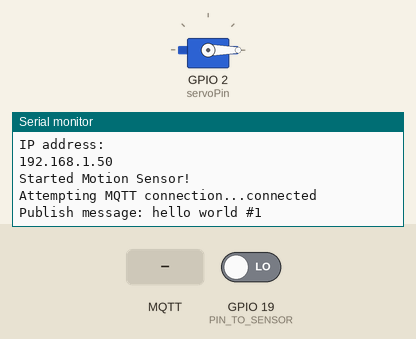
Recording of a sketch running on a simulated ESP32. On the bench: servo, the last lines printed to the serial monitor. The inputs (shaded band) are chosen by the test bench; at power-on: GPIO 19 (PIN_TO_SENSOR) LOW. WiFi joins after 1.5 s; servers stay silent unless stated; random numbers use the default seed unless the sketch sets one; no MQTT or app messages arrive unless stated.

Above: at 2.7 s.
2.8 s: MQTT message "1" arrives on the first subscribed topic
At 3.8 s:
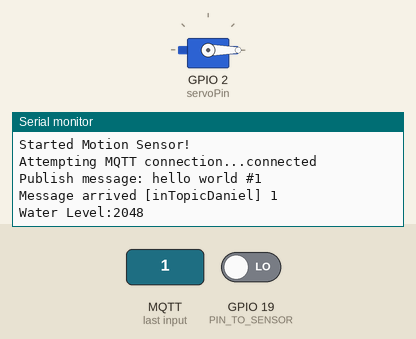
4.3 s: MQTT message "on" arrives on the first subscribed topic
At 5.5 s:
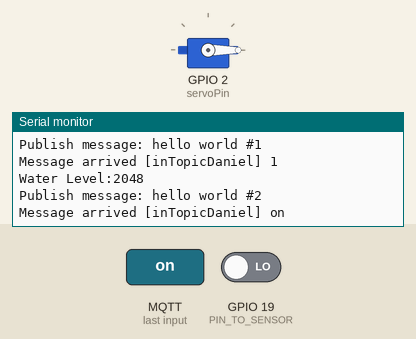
5.8 s: MQTT message "off" arrives on the first subscribed topic
At 5.96 s:
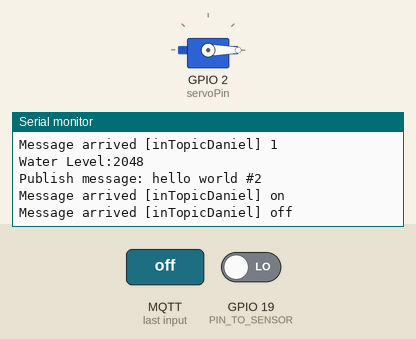
Timing chart, 0 to 8.8 s (numbered marks = the images above; inputs shaded):
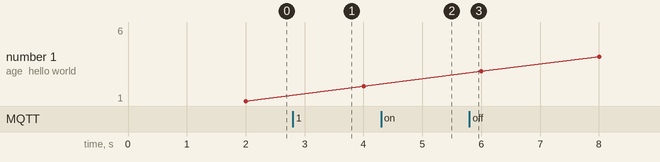

Measured:
- after the input at 2.8 s, the serial monitor: prints a new line at once (image 1)
- after the input at 4.3 s, the serial monitor: prints a new line at once (image 2)
- after the input at 5.8 s, the serial monitor: prints a new line at once (image 3)

The sketch:

Mqtt_esp32_sensors_servo_project.ino
```cpp
#include <WiFi.h>
#include <PubSubClient.h>
#include <ESP32Servo.h>
//Defining pins for water level sensor
#define POWER 33
#define SIGNAL 32

//Variables for the Motion  sensor
const int PIN_TO_SENSOR = 19; // GPIO19 pin connected to OUTPUT pin of sensor
int pinStateCurrent   = LOW;  // current state of pin
int pinStatePrevious  = LOW;  // previous state of pin

//Variables for water level sensor
int valueSensor=0;
int level=0;

//Servo Variables
Servo myservo;  // create servo object to control a servo
int pos = 0;    // variable to store the servo position
// Recommended PWM GPIO pins on the ESP32 include 2,4,12-19,21-23,25-27,32-33
int servoPin = 2;


// Update these with values suitable for your network.
const char* ssid = "Wifi-Name";
const char* password = NULL;
const char* mqtt_server = "test.mosquitto.org";

WiFiClient espClient;
PubSubClient client(espClient);
unsigned long lastMsg = 0;
#define MSG_BUFFER_SIZE	(50)
char msg[MSG_BUFFER_SIZE];
int value = 0;

void setup_wifi() {

  delay(10);
  // We start by connecting to a WiFi network
  Serial.println();
  Serial.print("Connecting to ");
  Serial.println(ssid);

  WiFi.mode(WIFI_STA);
  WiFi.begin(ssid, password);

  while (WiFi.status() != WL_CONNECTED) {
    delay(500);
    Serial.print(".");
  }

  randomSeed(micros());

  Serial.println("");
  Serial.println("WiFi connected");
  Serial.println("IP address: ");
  Serial.println(WiFi.localIP());
}

void callback(char* topic, byte* payload, unsigned int length) {

  //Print the received message
  Serial.print("Message arrived [");
  Serial.print(topic);
  Serial.print("] ");
  for (int i = 0; i < length; i++) {
    Serial.print((char)payload[i]);
  }
  Serial.println();

  // Read the sensors if 1 is received
  if ((char)payload[0] == '1') {

    //read the Water Level Sensor
    level=waterSensor();
    Serial.print("Water Level:");
    Serial.println(level);
    delay(1000);

    //read the Motion Detection Sensor
    pinStatePrevious = pinStateCurrent; // store old state
    pinStateCurrent = digitalRead(PIN_TO_SENSOR);

    //if motion is detected
    if (pinStatePrevious == LOW && pinStateCurrent == HIGH) {   // pin state change: LOW -> HIGH
      Serial.println("Motion detected!");

      //Open the water valve(Servo motor) based on how much water is already in the bowl
      if(level < 1200){
        pos=map(level,0,1200,180,0);
        myservo.write(pos);
        delay(4000);
        pos=0;
        myservo.write(pos);
      }

    }
    else if (pinStatePrevious == HIGH && pinStateCurrent == LOW) {   // pin state change: HIGH -> LOW
      Serial.println("Motion stopped!");
    }
  }
}

//function that hels with reading the data from sensor
int waterSensor()
{
  digitalWrite(POWER,HIGH);
  delay(10);
  valueSensor=analogRead(SIGNAL);
  delay(10);
  digitalWrite(POWER,LOW);
  return valueSensor;
}

void reconnect() {
  // Loop until we're reconnected
  while (!client.connected()) {
    Serial.print("Attempting MQTT connection...");
    // Create a random client ID
    String clientId = "ESP8266Client-";
    clientId += String(random(0xffff), HEX);
    // Attempt to connect
    if (client.connect(clientId.c_str())) {
      Serial.println("connected");
      // Once connected, publish an announcement...
      client.publish("outTopicDaniel", "hello world");
      // ... and resubscribe
      client.subscribe("inTopicDaniel");
    } else {
      Serial.print("failed, rc=");
      Serial.print(client.state());
      Serial.println(" try again in 5 seconds");
      // Wait 5 seconds before retrying
      delay(5000);
    }
  }
}

void setup() {
  Serial.begin(115200);
  setup_wifi();
  client.setServer(mqtt_server, 1883);
  client.setCallback(callback);

  //Initialize pins for Water Level Sensor
  pinMode(POWER,OUTPUT);
  digitalWrite(POWER,LOW);

  //Initialize the motion sensor
  pinMode(PIN_TO_SENSOR, INPUT);
  Serial.println("Started Motion Sensor!"); // set ESP32 pin to input mode to read value from OUTPUT pin of sensor

  //Initialize servo
  ESP32PWM::allocateTimer(0);
	ESP32PWM::allocateTimer(1);
	ESP32PWM::allocateTimer(2);
	ESP32PWM::allocateTimer(3);
	myservo.setPeriodHertz(50);    // standard 50 hz servo
	myservo.attach(servoPin, 500, 2400); // attaches the servo on pin 18 to the servo object
  myservo.write(pos);
}

void loop() {

  if (!client.connected()) {
    reconnect();
  }
  client.loop();

  unsigned long now = millis();
  if (now - lastMsg > 2000) {
    lastMsg = now;
    ++value;
    //Sending messages for testing purposes
    snprintf (msg, MSG_BUFFER_SIZE, "hello world #%ld", value);
    Serial.print("Publish message: ");
    Serial.println(msg);
    client.publish("outTopicDaniel", msg);
  }


}
```
